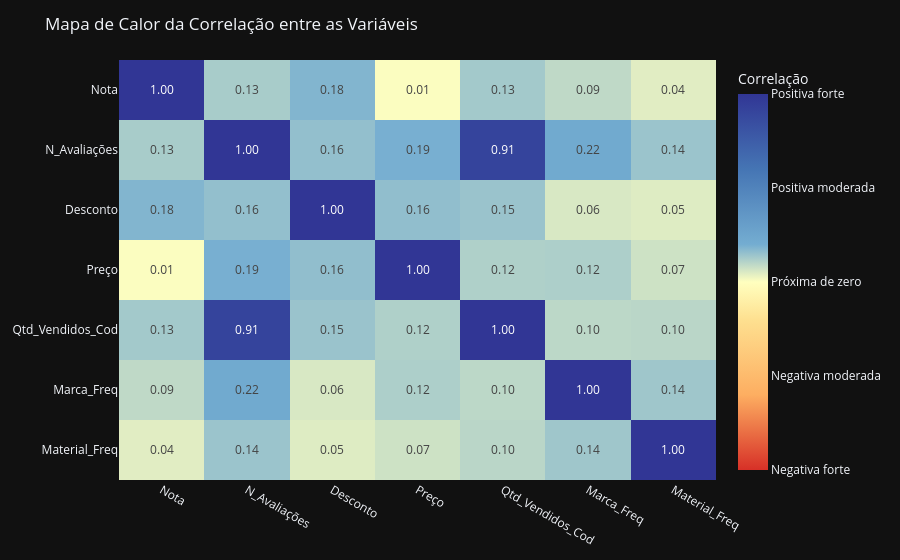

The notebook cell saved with this chart:
### Code cell
# Mapa de Calor - Correlação entre as Variáveis
fig3 = cria_grafico_correlacao(df)

fig3.sh

### Figure 1 — Plotly figure (JSON) as saved in the notebook; plotly's stock layout.template omitted (floating-point values rounded to 4 significant figures)
{"data": [{"coloraxis": "coloraxis", "name": "0", "texttemplate": "%{z:.2f}", "x": ["Nota", "N_Avaliações", "Desconto", "Preço", "Qtd_Vendidos_Cod", "Marca_Freq", "Material_Freq"], "y": ["Nota", "N_Avaliações", "Desconto", "Preço", "Qtd_Vendidos_Cod", "Marca_Freq", "Material_Freq"], "z": [[1.0, 0.1252, 0.1799, 0.005913, 0.1319, 0.09231, 0.04372], [0.1252, 1.0, 0.1558, 0.1949, 0.9117, 0.224, 0.1443], [0.1799, 0.1558, 1.0, 0.1581, 0.1457, 0.05554, 0.04733], [0.005913, 0.1949, 0.1581, 1.0, 0.1154, 0.1178, 0.07192], [0.1319, 0.9117, 0.1457, 0.1154, 1.0, 0.09632, 0.09964], [0.09231, 0.224, 0.05554, 0.1178, 0.09632, 1.0, 0.1385], [0.04372, 0.1443, 0.04733, 0.07192, 0.09964, 0.1385, 1.0]], "type": "heatmap", "xaxis": "x", "yaxis": "y", "hovertemplate": "x: %{x}<br>y: %{y}<br>Correlação: %{z}<extra></extra>"}], "layout": {"xaxis": {"anchor": "y", "domain": [0.0, 1.0]}, "yaxis": {"anchor": "x", "domain": [0.0, 1.0], "autorange": "reversed"}, "coloraxis": {"colorbar": {"title": {"text": "Correlação"}, "tickmode": "array", "tickvals": [-1, -0.5, 0, 0.5, 1], "ticktext": ["Negativa forte", "Negativa moderada", "Próxima de zero", "Positiva moderada", "Positiva forte"]}, "colorscale": [[0.0, "#D73027"], [0.2, "#FDAE61"], [0.4, "#FEE090"], [0.5, "#FFFFBF"], [0.6, "#74ADD1"], [0.8, "#4575B4"], [1.0, "#313695"]], "cmin": -1, "cmax": 1, "autocolorscale": false}, "margin": {"t": 60}, "title": {"text": "Mapa de Calor da Correlação entre as Variáveis"}}}
